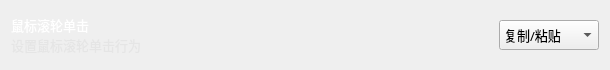
                  <widget class="QWidget" name="verticalWidget_26" native="true">
                   <property name="minimumSize">
                    <size>
                     <width>0</width>
                     <height>70</height>
                    </size>
                   </property>
                   <property name="maximumSize">
                    <size>
                     <width>16777215</width>
                     <height>70</height>
                    </size>
                   </property>
                   <property name="styleSheet">
                    <string notr="true">#verticalWidget_26{background-color: rgba(223, 223, 223,50);
border-radius: 5px;}</string>
                   </property>
                   <layout class="QHBoxLayout" name="horizontalLayout_35">
                    <item>
                     <widget class="QWidget" name="horizontalWidget_25" native="true">
                      <property name="minimumSize">
                       <size>
                        <width>0</width>
                        <height>40</height>
                       </size>
                      </property>
                      <property name="maximumSize">
                       <size>
                        <width>16777215</width>
                        <height>40</height>
                       </size>
                      </property>
                      <layout class="QVBoxLayout" name="verticalLayout_30">
                       <property name="spacing">
                        <number>0</number>
                       </property>
                       <property name="leftMargin">
                        <number>0</number>
                       </property>
                       <property name="topMargin">
                        <number>0</number>
                       </property>
                       <property name="rightMargin">
                        <number>0</number>
                       </property>
                       <property name="bottomMargin">
                        <number>0</number>
                       </property>
                       <item>
                        <widget class="QLabel" name="label_mouseWheelClick">
                         <property name="font">
                          <font>
                           <family>OPPOSans B</family>
                           <pointsize>10</pointsize>
                           <stylestrategy>PreferAntialias</stylestrategy>
                          </font>
                         </property>
                         <property name="styleSheet">
                          <string notr="true">color: rgb(255, 255, 255);</string>
                         </property>
                         <property name="text">
                          <string>鼠标滚轮单击</string>
                         </property>
                        </widget>
                       </item>
                       <item>
                        <widget class="QLabel" name="label_mouseWheelClick_tip">
                         <property name="minimumSize">
                          <size>
                           <width>0</width>
                           <height>20</height>
                          </size>
                         </property>
                         <property name="maximumSize">
                          <size>
                           <width>16777215</width>
                           <height>20</height>
                          </size>
                         </property>
                         <property name="font">
                          <font>
                           <family>OPPOSans B</family>
                           <pointsize>10</pointsize>
                           <stylestrategy>PreferAntialias</stylestrategy>
                          </font>
                         </property>
                         <property name="styleSheet">
                          <string notr="true">color: rgba(223, 223, 223, 150);</string>
                         </property>
                         <property name="text">
                          <string>设置鼠标滚轮单击行为</string>
                         </property>
                        </widget>
                       </item>
                      </layout>
                     </widget>
                    </item>
                    <item>
                     <spacer name="horizontalSpacer_63">
                      <property name="orientation">
                       <enum>Qt::Horizontal</enum>
                      </property>
                      <property name="sizeHint" stdset="0">
                       <size>
                        <width>352</width>
                        <height>20</height>
                       </size>
                      </property>
                     </spacer>
                    </item>
                    <item>
                     <widget class="QComboBox" name="comboBox_mouseWheelClick">
                      <property name="minimumSize">
                       <size>
                        <width>100</width>
                        <height>30</height>
                       </size>
                      </property>
                      <property name="maximumSize">
                       <size>
                        <width>100</width>
                        <height>30</height>
                       </size>
                      </property>
                      <property name="font">
                       <font>
                        <family>OPPOSans B</family>
                        <pointsize>10</pointsize>
                        <stylestrategy>PreferAntialias</stylestrategy>
                       </font>
                      </property>
                      <property name="styleSheet">
                       <string notr="true"/>
                      </property>
                      <property name="iconSize">
                       <size>
                        <width>20</width>
                        <height>20</height>
                       </size>
                      </property>
                      <item>
                       <property name="text">
                        <string>复制/粘贴</string>
                       </property>
                      </item>
                      <item>
                       <property name="text">
                        <string>弹出菜单</string>
                       </property>
                      </item>
                     </widget>
                    </item>
                   </layout>
                  </widget>
